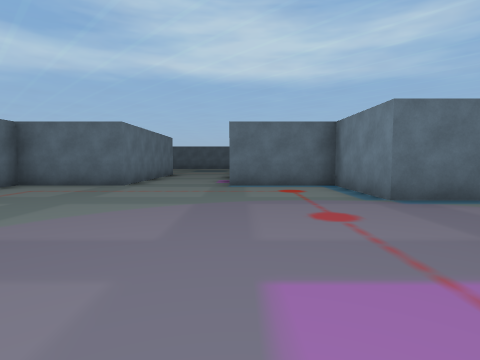
view 1 (above)

16 first-person views from a walk through a scene from a Unity 3-D project. The camera is 1.2 m above the floor, tilts 4° down and sees 80° across. The floor is counted in squares, 2 m on a side. Each view is taken from the middle of a square. On the plan, view 1 faces up. The plan holds only what a view shows up to about 9 squares ahead; the rest is blank. The place goes on beyond the plan. The player is left out.

view 2
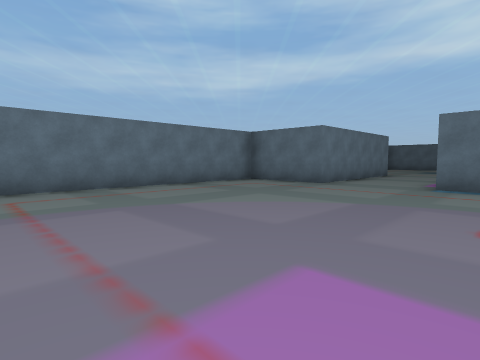

view 3
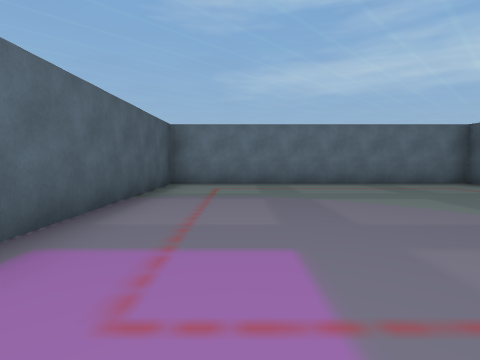

view 4
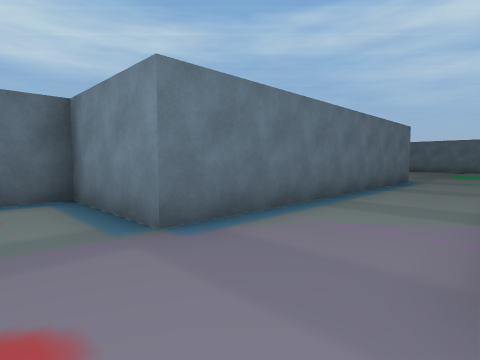

view 5
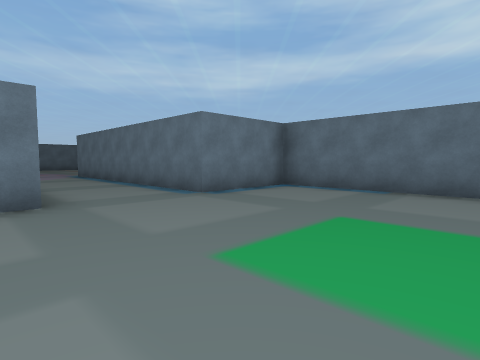

view 6
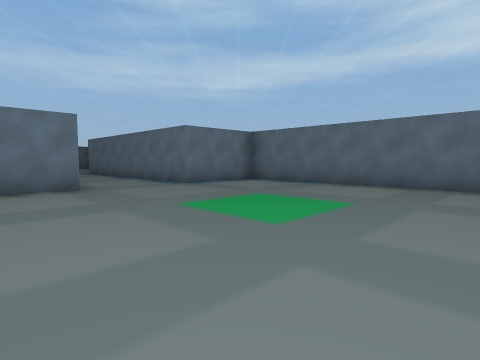

view 7
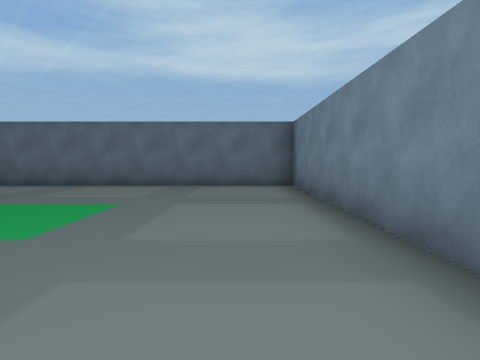

view 8
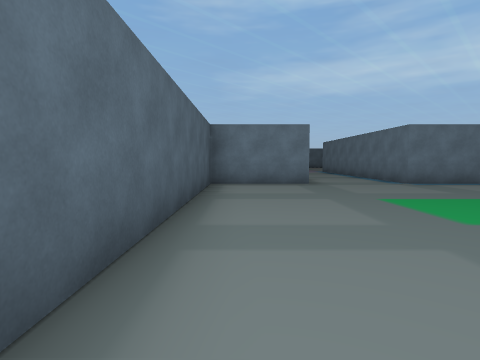

view 9
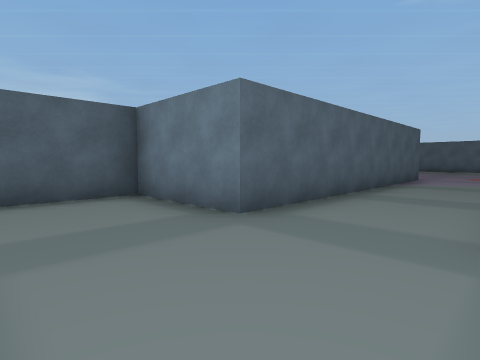

view 10
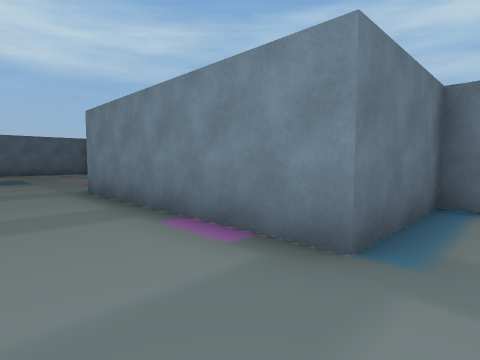

view 11
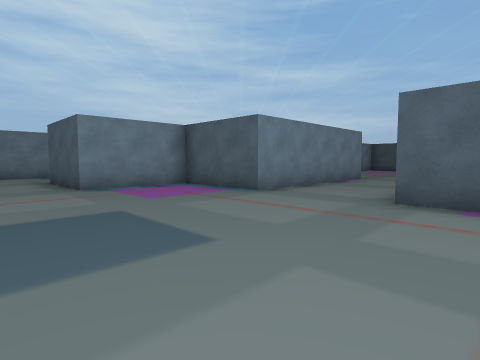

view 12
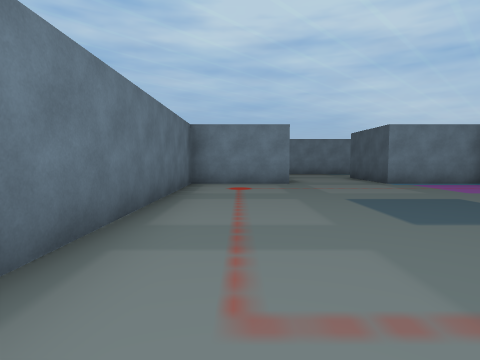

view 13
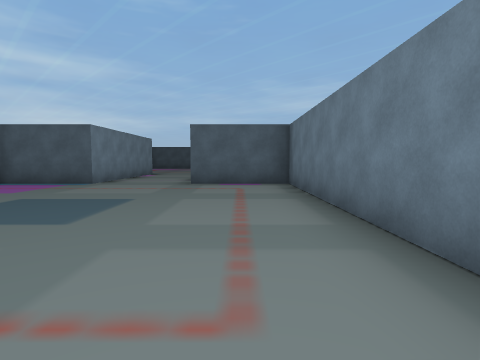

view 14
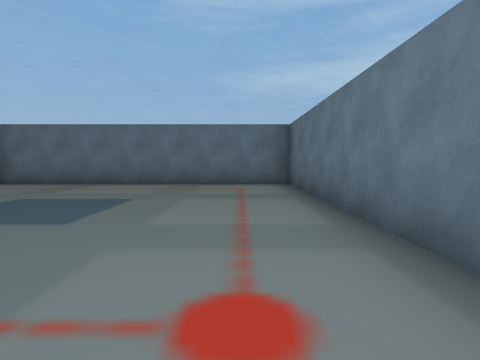

view 15
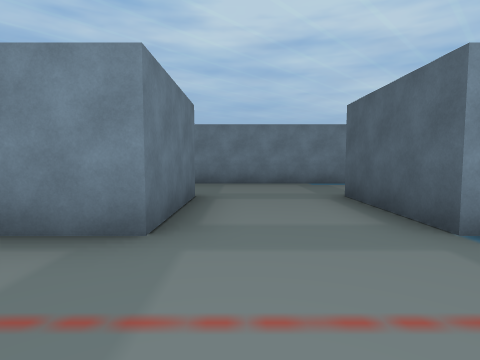

view 16
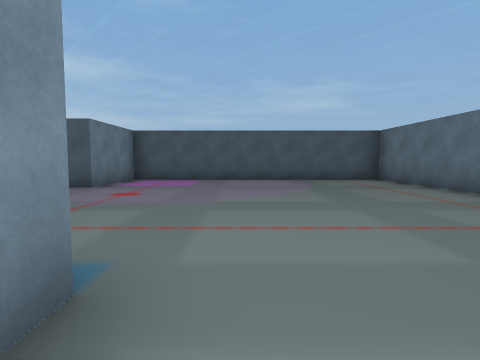

### Floor plan
Points are (right, up) in squares from view 1. A wall is a line through its corners. A room is listed if a view was taken in it or the views show most of it. See-through windows are left out.
Room 1 (views 1, 2, 3, 4, 5, 6, 7, 8, 9, 10)
walls: (-2.7, 6.8) (-5.3, 6.8) (-5.3, -0.7) (2.3, -0.7) (2.3, 1.8) (9.8, 1.8) (9.8, -0.7) (16.2, -0.7); (17.3, 1.4) (17.3, 6.8) (9.8, 6.8) (9.8, 4.2) (2.3, 4.2) (2.3, 6.8) (-0.2, 6.8)
ways out: opening at (-1.5, 6) to room 2
Room 2 (views 11, 12, 13, 14, 15, 16)
walls: (2.3, 16.7) (2.3, 19.2) (-5.3, 19.2) (-5.3, 11.7) (-2.8, 11.7); (-2.7, 9.1) (-2.7, 6.8); (-0.2, 6.8) (-0.2, 11.7) (2.3, 11.7) (2.3, 14.2)
ways out: opening at (-1.5, 6) to room 1; opening at (3.5, 15.5)

Where each view was taken, in squares from view 1:
view 1: 0 up, 0 right, facing up
view 2: 0 up, 1 right, facing up-left
view 3: 1 up, 2 right, facing left
view 4: 2 up, 1 right, facing up-right
view 5: 1 up, 14 right, facing up-left
view 6: 0 up, 16 right, facing up-left
view 7: 0 up, 16 right, facing up
view 8: 0 up, 17 right, facing left
view 9: 4 up, 12 right, facing down-left
view 10: 6 up, 2 left, facing up-right
view 11: 16 up, 4 left, facing down-right
view 12: 18 up, 5 left, facing right
view 13: 19 up, 4 left, facing down
view 14: 18 up, 2 right, facing left
view 15: 16 up, 0 right, facing right
view 16: 8 up, 1 left, facing down
